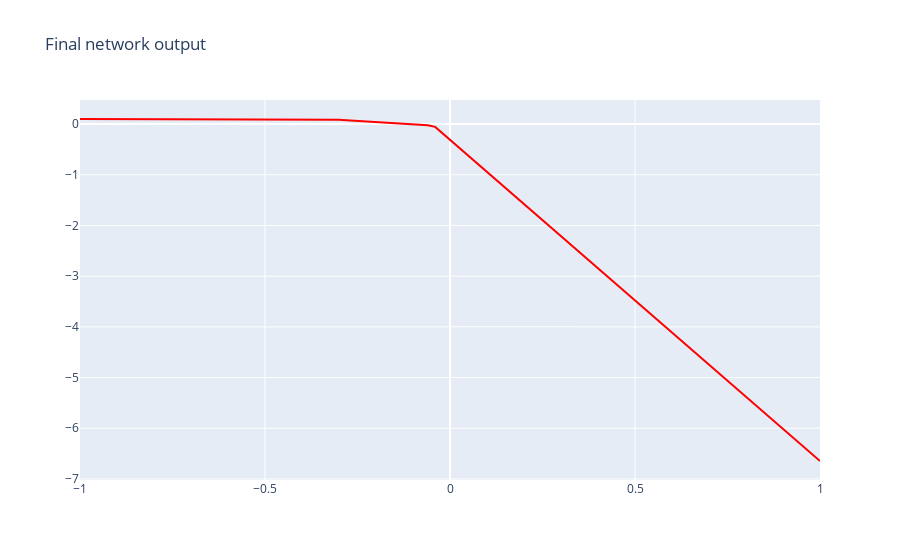

This figure's notebook cell:
### Code cell
# Plot final network output
data = [go.Scatter(
    x=x[:, 0], y=ODEFunc()(torch.ones(1), torch.ones(1) * x).detach()[:, 0], line_color='red'
)]
go.Figure(data, dict(title="Final network output")).show()
